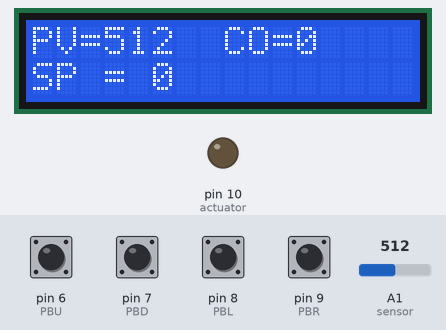
Recording of a sketch running on a simulated Arduino Uno, built with avr-gcc and run on an emulated ATmega328P. On the bench: 16×2 character LCD, output pins drawn as LEDs (lit = HIGH). The test bench sets the inputs (shaded band); at power-on: pin 6 (PBU), pin 7 (PBD), pin 8 (PBL), pin 9 (PBR) HIGH, A1 (sensor) = 512. What the sketch prints to the serial monitor is not drawn.

Above: at 1.2 s.
1.3 s: pin 9 (PBR) pulled LOW for 0.15 s
At 2.6 s:
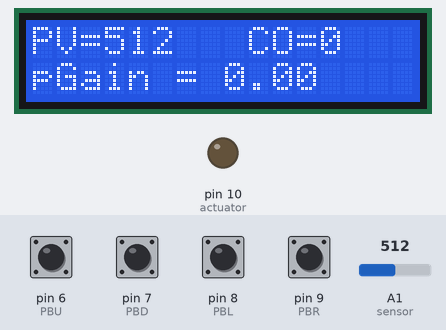
4.4 s: pin 7 (PBD) pulled LOW for 0.15 s
At 5.5 s:
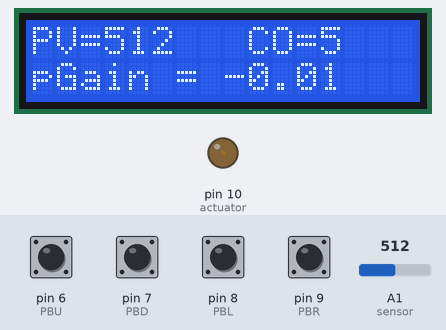
6.0 s: pin 8 (PBL) pulled LOW for 0.15 s
At 6.7 s:
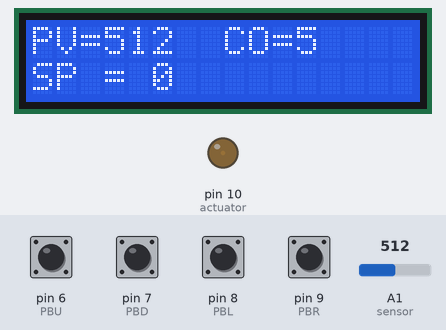
7.6 s: A1 (sensor) set to 1023
At 8.8 s:
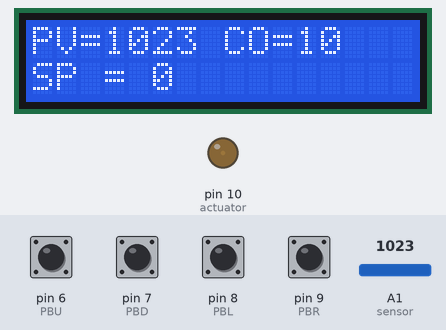
9.1 s: pin 7 (PBD) pulled LOW for 1 s
At 9.6 s:
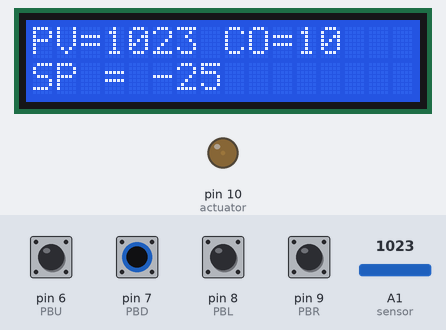
11.6 s: pin 9 (PBR) pulled LOW for 1 s
At 12.7 s:
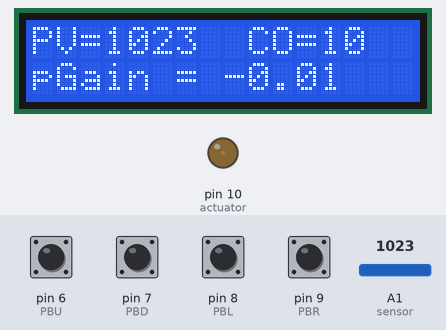
Timing chart, 0 to 14.6 s (numbered marks = the images above; inputs shaded):
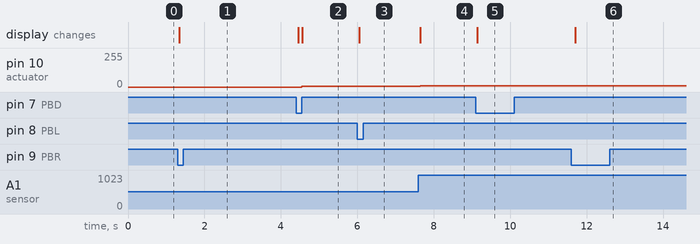

The sketch:

LIA-Pcontrol.ino
```cpp
// P Control System with LCD Display and Pushbuttons

// Include LiquidCrystal library for managing the LCD screen
#include <LiquidCrystal.h>
const int rs = 12, en = 11, d4 = 5, d5 = 4, d6 = 3, d7 = 2;
LiquidCrystal lcd(rs, en, d4, d5, d6, d7);

// Pushbuttons
const int PBU = 6;
const int PBD = 7;
const int PBL = 8;
const int PBR = 9;

int sensor = A1; // Analog input pin for sensor
int actuator = 10; // Output pin for actuator
int PV = 0; // Process variable
int setPoint = 0; // Setpoint for the control system
int CO = 0; // Control output
float pGain = 0; // Proportional gain
int Error = 0; // Error between setpoint and process variable

// Button states and debounce variables
bool PBLstate, lastButtonStateL, PBRstate, lastButtonStateR, PBUstate, lastButtonStateU, PBDstate, lastButtonStateD = false;
unsigned long lastButtonPressL, lastButtonPressR, lastButtonPressU, lastButtonPressD = 0;
const unsigned long debounceDelay = 50;

// LCD page variable
int Screen = 0;

void setup() {
  pinMode(actuator, OUTPUT); // Set actuator pin as output
  Serial.begin(9600); // Initialize serial communication
  lcd.begin(16, 2); // Initialize LCD
  pinMode(PBL, INPUT_PULLUP); // Set pushbutton pins as input with pull-up resistors
  pinMode(PBR, INPUT_PULLUP);
  pinMode(PBU, INPUT_PULLUP);
  pinMode(PBD, INPUT_PULLUP);
}

void loop() {
  PV = analogRead(sensor); // Read the sensor value
  Error = setPoint - PV; // Calculate the error
  CO = pGain * Error; // Calculate the control output

  if (CO > 255) {
    CO = 255; // Limit the control output to 255
  }
  if (CO < 0) {
    CO = 0; // Limit the control output to 0
  }

  if (Error < 0) {
    Error = 0; // Set error to 0 if it is negative
  }

  analogWrite(actuator, CO); // Set the actuator value based on the control output

  PBLstate = digitalRead(PBL); // Read the state of the left pushbutton
  PBRstate = digitalRead(PBR); // Read the state of the right pushbutton
  PBUstate = digitalRead(PBU); // Read the state of the up pushbutton
  PBDstate = digitalRead(PBD); // Read the state of the down pushbutton

  Serial.print("SP: "); // Print the setpoint value
  Serial.print(setPoint);
  Serial.print("\tPV: "); // Print the process variable value
  Serial.print(PV);
  Serial.print("\tCO: "); // Print the control output value
  Serial.print(CO);
  Serial.print("\tError: "); // Print the error value
  Serial.print(Error);
  Serial.print("\tpGain: "); // Print the proportional gain value
  Serial.println(pGain);

  if (!PBLstate && lastButtonStateL && (millis() - lastButtonPressL) > debounceDelay) {
      Screen = 0; // Set the screen to display the first page
    lastButtonPressL = millis(); // Update the last button press time
  }
  lastButtonStateL = PBLstate; // Update the last button state

  if (!PBRstate && lastButtonStateR && (millis() - lastButtonPressR) > debounceDelay) {
    Screen = 1; // Set the screen to display the second page
    lastButtonPressR = millis(); // Update the last button press time
  }
  lastButtonStateR = PBRstate; // Update the last button state

  if (!PBUstate && lastButtonStateU && (millis() - lastButtonPressU) > debounceDelay) {
    if (Screen == 0) {
      setPoint += 25; // Increase the setpoint by 25 if on the first page
    } else if (Screen == 1) {
      pGain += 0.01; // Increase the proportional gain by 0.01 if on the second page
    }
    lastButtonPressU = millis(); // Update the last button press time
  }
  lastButtonStateU = PBUstate; // Update the last button state

  if (!PBDstate && lastButtonStateD && (millis() - lastButtonPressD) > debounceDelay) {
    if (Screen == 0) {
      setPoint -= 25; // Decrease the setpoint by 25 if on the first page
    } else if (Screen == 1) {
      pGain -= 0.01; // Decrease the proportional gain by 0.01 if on the second page
    }
    lastButtonPressD = millis(); // Update the last button press time
  }
  lastButtonStateD = PBDstate; // Update the last button state

  // Update the LCD display based on the current page
  lcd.clear();
  switch (Screen) {
    case 0:
      lcd.setCursor(0, 0);
      lcd.print("PV=");
      lcd.print(PV);
      lcd.setCursor(8, 0);
      lcd.print("CO=");
      lcd.print(CO);
      lcd.setCursor(0, 1);
      lcd.print("SP = ");
      lcd.print(setPoint);
      break;
    case 1:
      lcd.setCursor(0, 0);
      lcd.print("PV=");
      lcd.print(PV);
      lcd.setCursor(9, 0);
      lcd.print("CO=");
      lcd.print(CO);
      lcd.setCursor(0, 1);
      lcd.print("pGain = ");
      lcd.print(pGain);
      break;
  }

  delay(100); // Delay to avoid screen flickering
}
```

Measured:
- after the input at 1.3 s, the display: changes at once (image 1)
- after the input at 4.4 s, pin 10 (actuator): 0/255 → 5/255 after 0.15 s; the display: first changes after 0.05 s (image 2 shows a later state)
- after the input at 6.0 s, the display: changes after 0.06 s (image 3)
- after the input at 7.6 s, pin 10 (actuator): 5/255 → 10/255 at once; the display: changes after 0.05 s (image 4)
- after the input at 9.1 s, the display: changes at once (image 5)
- after the input at 11.6 s, the display: changes after 0.10 s (image 6)
